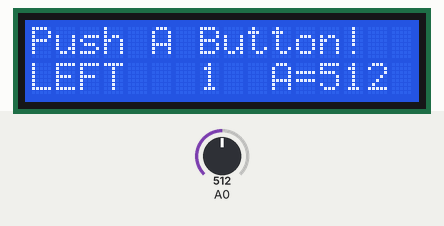
Recording of a sketch running on a simulated Arduino Uno, built with avr-gcc and run on an emulated ATmega328P. Parts: 16×2 character LCD. The test bench sets the inputs (shaded band); at power-on: A0 = 512.

Above: at 1.2 s.
1.3 s: A0 set to 565
At 2.5 s:
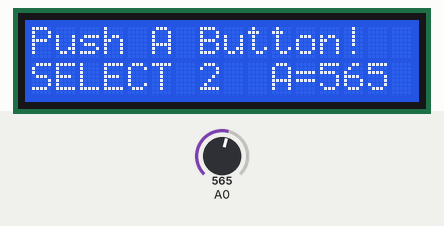
4.3 s: A0 set to 538
At 5.8 s:
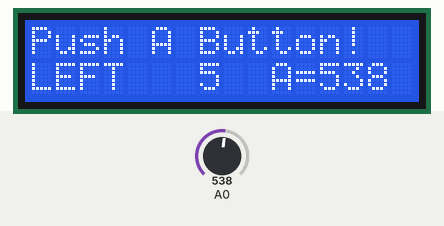
6.5 s: A0 set to 393
8.5 s: A0 set to 367
At 9.8 s:
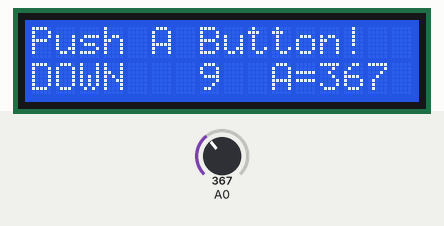
11.5 s: A0 set to 204
13.5 s: A0 set to 186
At 14.8 s:
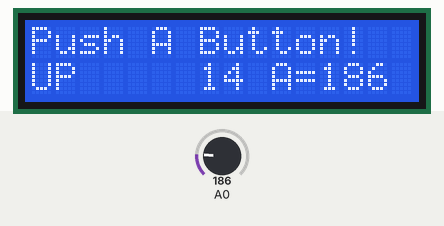
Timing chart, 0 to 16.5 s (numbered marks = the images above; inputs shaded):
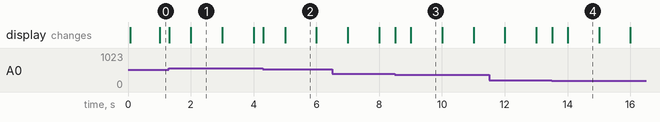

The sketch:

clase4_ejemplo_lcd_CABLE_PIND8.ino
```cpp
/* YourDuino.com Example Software Sketch
 TEST LCD Display with Pushbuttons
 Based on code by Mark Bramwell and debouncing by peterstrobl
 terry@yourduino.com */

/*-----( Import needed libraries )-----*/
#include <LiquidCrystal.h>

/*-----( Declare objects )-----*/
LiquidCrystal lcd(8,9,4,5,6,7); //These are the pins used on this shield

/*-----( Declare Constants )-----*/
#define btnRIGHT  0
#define btnUP     1
#define btnDOWN   2
#define btnLEFT   3
#define btnSELECT 4
#define btnNONE   5

/*-----( Declare Variables )-----*/
int lcd_key       = 0;
int adc_key_in    = 0;
int adc_key_prev  = 0;

void setup()   /*----( SETUP: RUNS ONCE )----*/
{
  lcd.begin(16, 2);              // start the lcd object

  lcd.setCursor(0,0);
  lcd.print("Push A Button!");

  lcd.setCursor(10,1);
  lcd.print("A="); // For display of A0 Analog values from button push

}/*--(end setup )---*/

void loop()   /*----( LOOP: RUNS CONSTANTLY )----*/
{
  lcd.setCursor(7,1);            // move cursor to second line "1" and 7 spaces over
  lcd.print(millis()/1000);      // display seconds elapsed since power-up

  adc_key_prev = lcd_key ;       // Looking for changes
  lcd_key = read_LCD_buttons();  // read the buttons

  if (adc_key_prev != lcd_key)
  {
    lcd.setCursor(12,1);
    lcd.print("    ");         // Blank, display returned Analog value of button
    lcd.setCursor(12,1);
    lcd.print(adc_key_in);
  }

  lcd.setCursor(0,1);            // move to the begining of the second line

  switch (lcd_key)               // depending on which button was pushed, we perform an action
  {
  case btnRIGHT:
    {
      lcd.print("RIGHT ");
      break;
    }
  case btnLEFT:
    {
      lcd.print("LEFT   ");
      break;
    }
  case btnUP:
    {
      lcd.print("UP    ");
      break;
    }
  case btnDOWN:
    {
      lcd.print("DOWN  ");
      break;
    }
  case btnSELECT:
    {
      lcd.print("SELECT");
      break;
    }
  case btnNONE:
    {
      lcd.print("NONE  ");
      break;
    }
  }/* --(end switch )-- */

}/* --(end main loop )-- */

/*-----( Declare User-written Functions )-----*/

int read_LCD_buttons()
{
  adc_key_in = analogRead(0);      // read the value from the sensor
  delay(5); //switch debounce delay. Increase this delay if incorrect switch selections are returned.
  int k = (analogRead(0) - adc_key_in); //gives the button a slight range to allow for a little contact resistance noise
  if (5 < abs(k)) return btnNONE;  // double checks the keypress. If the two readings are not equal +/-k value after debounce delay, it tries again.
  // my buttons when read are centered at these valies: 0, 144, 329, 504, 741
  // we add approx 50 to those values and check to see if we are close
  if (adc_key_in > 1000) return btnNONE; // We make this the 1st option for speed reasons since it will be the most likely result
  if (adc_key_in < 50)   return btnRIGHT;
  if (adc_key_in < 195)  return btnUP;
  if (adc_key_in < 380)  return btnDOWN;
  if (adc_key_in < 555)  return btnLEFT;
  if (adc_key_in < 790)  return btnSELECT;
  return btnNONE;  // when all others fail, return this...
}
```

Measured:
- the behaviour switches between 555 and 554 on A0 (found by bisection; images 1 and 2)
- the behaviour switches between 380 and 379 on A0 (found by bisection; images 2 and 3)
- the behaviour switches between 195 and 194 on A0 (found by bisection; images 3 and 4)
- after the input at 1.3 s, the display: first changes at once (image 1 shows a later state)
- after the input at 4.3 s, the display: first changes at once (image 2 shows a later state)
- after the input at 8.5 s, the display: first changes at once (image 3 shows a later state)
- after the input at 13.5 s, the display: first changes at once (image 4 shows a later state)
